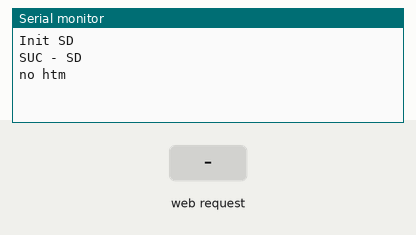
This sketch was run on a simulated Arduino Mega 2560, built with avr-gcc and run on an emulated ATmega2560. On the bench: the last lines printed to the serial monitor. The test bench sets the inputs (shaded band). Storage starts empty.

Above: at 1.2 s.
1.3 s: HTTP request GET /index.htm received
At 2.5 s:
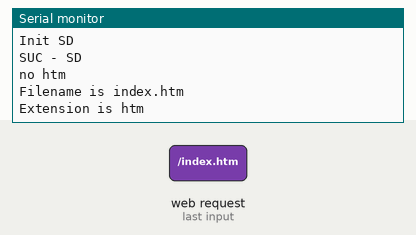
2.8 s: HTTP request GET /jquery.js received
At 3.2 s:
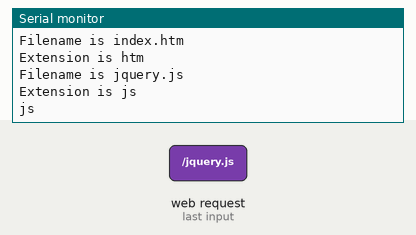
4.3 s: HTTP request GET /waterquality received
At 5.6 s:
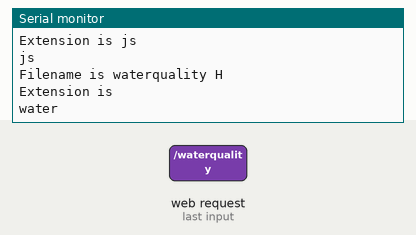

Measured:
- after the input at 1.3 s, the serial monitor: prints a new line at once (image 1)
- after the input at 2.8 s, the serial monitor: prints a new line at once (image 2)
- after the input at 4.3 s, the serial monitor: prints a new line at once (image 3)

The sketch:

webserver.ino
```cpp
#include <SPI.h>
#include <Ethernet2.h>
#include <SD.h>

// size of buffer used to capture HTTP requests
#define REQ_BUF_SZ   20

// MAC address from Ethernet shield sticker under board
byte mac[] = { 0x90, 0xA2, 0xDA, 0x10, 0x7D, 0x00 };
IPAddress ip(192, 168, 0, 99); // IP address, may need to change depending on network
EthernetServer server(80);  // create a server at port 80
//File webFile;
char HTTP_req[REQ_BUF_SZ] = {0}; // buffered HTTP request stored as null terminated string
char FileName[10];
char req_index = 0;              // index into HTTP_req buffer


char json[50] ;
void setup()
{
    Serial.begin(9600);       // for debugging
    Serial1.begin(9600);
    Serial1.setTimeout(300);
    // initialize SD card
    Serial.println(F("Init SD"));
    if (!SD.begin(4)) {
        Serial.println(F("ERROR SD "));
        return;    // init failed
    }
    Serial.println(F("SUC - SD"));
    // check for index.htm file
    if (!SD.exists("index.htm")) {
        Serial.println(F("no htm"));
        return;  // can't find index file
    }
    Serial.println(F("SUCCESS - Found index.htm file."));

    Ethernet.begin(mac, ip);  // initialize Ethernet device
    server.begin();           // start to listen for clients
    delay(1000);
}

void loop()
{
  EthernetComm();
  SerialComm();


}
void EthernetComm()
{File webFile;


     EthernetClient client = server.available();  // try to get client

    if (client) {  // got client?
        boolean currentLineIsBlank = true;
        while (client.connected()) {
            if (client.available()) {   // client data available to read
                char c = client.read(); // read 1 byte (character) from client
                // buffer first part of HTTP request in HTTP_req array (string)
                // leave last element in array as 0 to null terminate string (REQ_BUF_SZ - 1)
                if (req_index < (REQ_BUF_SZ - 1)) {
                    HTTP_req[req_index] = c;          // save HTTP request character
                    req_index++;
                }
                // print HTTP request character to serial monitor
                //Serial.print(c);
                // last line of client request is blank and ends with \n
                // respond to client only after last line received
                if (c == '\n' && currentLineIsBlank) {
                    // open requested web page file
                    findFileName(HTTP_req);
                    if (StrContains(HTTP_req, "GET / ")
                                 || StrContains(HTTP_req, "GET /index.htm")) {
                        client.println("HTTP/1.1 200 OK");
                        client.println("Content-Type: text/html");
                        client.println("Connnection: close");
                        client.println();
                        webFile = SD.open("index.htm");        // open web page file
                    }
                    else if (StrContains(HTTP_req, "GET /jquery.js")) {
                      Serial.println("js");
                        webFile = SD.open("jquery.js");
                        if (webFile) {

                            client.println("HTTP/1.1 200 OK");
                            client.println("Content-Type: text/javascript");
                            client.println();
                        }
                    }

                    else if (StrContains(HTTP_req, "GET /waterquality")){
                       Serial.println("water");
                        client.println("HTTP/1.1 200 OK");
                        client.println("Content-Type: text/html");
                        client.println("Server: Arduino");
                        client.println("Connnection: close");
                        client.println();

                        client.println("<!DOCTYPE HTML>");
                        //client.println("<html>");
                        client.println(json);
                        //client.println("</html>");
//                        client.println("<head>");
//                        client.println("head");
//                        client.println("</head>");

//                        client.println("<body>");
//                        client.println("sbsvsvsvsvsvsvsvsvsvsvs");
//                        client.println("</body>");
//                        client.println("</html>");


                    }

                    if (webFile) {
                        while(webFile.available()) {
                            client.write(webFile.read()); // send web page to client
                        }
                        webFile.close();
                    }
                    // reset buffer index and all buffer elements to 0
                    req_index = 0;
                    StrClear(HTTP_req, REQ_BUF_SZ);
                    break;
                }
                // every line of text received from the client ends with \r\n
                if (c == '\n') {
                    // last character on line of received text
                    // starting new line with next character read
                    currentLineIsBlank = true;
                }
                else if (c != '\r') {
                    // a text character was received from client
                    currentLineIsBlank = false;
                }
            } // end if (client.available())
        } // end while (client.connected())
        delay(1);      // give the web browser time to receive the data
        client.stop(); // close the connection
    }
}
 void SerialComm()
 {
     union WATERDATA{
  float f_data[5];
  char c_data[20];
  }w;
    if (Serial1.available()>=23)
  {
    //Serial.println("ready!");
    if(Serial1.peek() == 0x0a)
    {
      //Serial.println("first byte!");
      char c = (char)Serial1.read();
      if((char)Serial1.read() == 0x0b)
      {
        //Serial.println("second byte!");

        Serial1.readBytes(w.c_data, 20);
        Serial1.read();


        //sprintf(json, "{\"one\":%.2f, \"two\":%.2f, \"three\":%.2f, \"four\":%.2f, \"five\":%.2f}", w.f_data[0],w.f_data[1],w.f_data[2],w.f_data[3],w.f_data[4],w.f_data[5] );
        //sprintf(json, "%.2f,%.2f,%.2f,%.2f,%.2f", w.f_data[0],w.f_data[1],w.f_data[2],w.f_data[3],w.f_data[4]);
        String str = String(w.f_data[0], 2)+ ',' + String(w.f_data[1], 2)+','+ String(w.f_data[2], 2)+','+ String(w.f_data[3], 2)+','+ String(w.f_data[4], 2);
        //Serial.println(str.c_str());
        strcpy(json, str.c_str());
        Serial.println(json);
      }

      else
        while (Serial1.available())
        {
          Serial1.read();
        }
     }
     while (Serial1.available())
     {
        Serial1.read();
     }
  }
 }
// sets every element of str to 0 (clears array)
void StrClear(char *str, char length)
{
    for (int i = 0; i < length; i++) {
        str[i] = 0;
    }
}

// searches for the string sfind in the string str
// returns 1 if string found
// returns 0 if string not found
void findFileName(char *str1)  {

  char *fname;


  if (strstr (str1, "GET / ") != 0) {
    // send a standard http response header ------ a page to display has been found
  }
  else if (strstr (str1, "GET /") != 0) {
          fname = str1 + 5; // look after the "GET /" (5 chars)
          // a little trick, look for the " HTTP/1.1" string and
          // turn the first character of the substring into a 0 to clear it out.
          (strstr (str1, " HTTP"))[0] = 0;
          // print the file we want
          Serial.print("Filename is ");
          Serial.println(fname);
          Serial.print("Extension is ");
          Serial.println(get_filename_ext(fname));
  }
}

const char *get_filename_ext(const char *filename) {
    const char *dot = strrchr(filename, '.');
    if(!dot || dot == filename) return "";
    return dot + 1;
}

char StrContains(char *str, char *sfind)
{
    char found = 0;
    char index = 0;
    char len;

    len = strlen(str);

    if (strlen(sfind) > len) {
        return 0;
    }
    while (index < len) {
        if (str[index] == sfind[found]) {
            found++;
            if (strlen(sfind) == found) {
                return 1;
            }
        }
        else {
            found = 0;
        }
        index++;
    }

    return 0;
}
```
